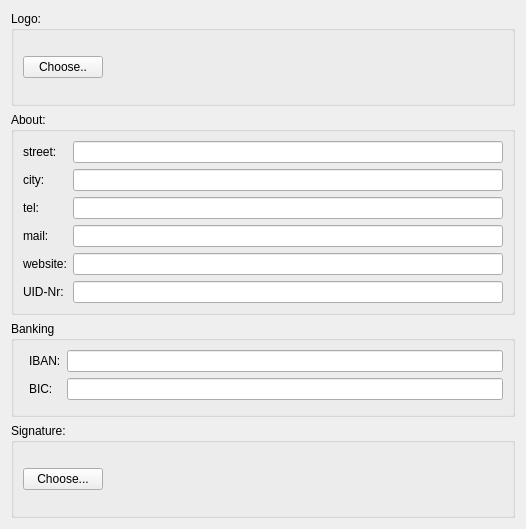
<?xml version="1.0" encoding="UTF-8"?>
<ui version="4.0">
 <class>UserSettingsWidget</class>
 <widget class="QWidget" name="UserSettingsWidget">
  <property name="geometry">
   <rect>
    <x>0</x>
    <y>0</y>
    <width>526</width>
    <height>529</height>
   </rect>
  </property>
  <property name="windowTitle">
   <string>Form</string>
  </property>
  <layout class="QVBoxLayout" name="verticalLayout">
   <item>
    <widget class="QGroupBox" name="gbLogo">
     <property name="title">
      <string>Logo:</string>
     </property>
     <property name="checkable">
      <bool>false</bool>
     </property>
     <layout class="QHBoxLayout" name="horizontalLayout_5">
      <item>
       <widget class="QPushButton" name="btnLogo">
        <property name="text">
         <string>Choose..</string>
        </property>
       </widget>
      </item>
      <item>
       <spacer name="horizontalSpacer_2">
        <property name="orientation">
         <enum>Qt::Horizontal</enum>
        </property>
        <property name="sizeHint" stdset="0">
         <size>
          <width>40</width>
          <height>20</height>
         </size>
        </property>
       </spacer>
      </item>
      <item>
       <widget class="QLabel" name="lblLogo">
        <property name="maximumSize">
         <size>
          <width>200</width>
          <height>100</height>
         </size>
        </property>
        <property name="text">
         <string/>
        </property>
        <property name="scaledContents">
         <bool>true</bool>
        </property>
       </widget>
      </item>
     </layout>
    </widget>
   </item>
   <item>
    <widget class="QGroupBox" name="gbSenderInfo">
     <property name="title">
      <string>About:</string>
     </property>
     <property name="checkable">
      <bool>false</bool>
     </property>
     <layout class="QHBoxLayout" name="horizontalLayout_3">
      <item>
       <layout class="QFormLayout" name="formLayout_4">
        <property name="fieldGrowthPolicy">
         <enum>QFormLayout::AllNonFixedFieldsGrow</enum>
        </property>
        <item row="0" column="0">
         <widget class="QLabel" name="lblStreet">
          <property name="text">
           <string>street:</string>
          </property>
         </widget>
        </item>
        <item row="0" column="1">
         <widget class="QLineEdit" name="leStreet"/>
        </item>
        <item row="1" column="0">
         <widget class="QLabel" name="lblCity">
          <property name="text">
           <string>city:</string>
          </property>
         </widget>
        </item>
        <item row="1" column="1">
         <widget class="QLineEdit" name="leCity"/>
        </item>
        <item row="2" column="0">
         <widget class="QLabel" name="lblPhone">
          <property name="text">
           <string>tel:</string>
          </property>
         </widget>
        </item>
        <item row="2" column="1">
         <widget class="QLineEdit" name="leTel"/>
        </item>
        <item row="3" column="0">
         <widget class="QLabel" name="lblMail">
          <property name="text">
           <string>mail:</string>
          </property>
         </widget>
        </item>
        <item row="3" column="1">
         <widget class="QLineEdit" name="leMail"/>
        </item>
        <item row="4" column="0">
         <widget class="QLabel" name="lblWebsite">
          <property name="text">
           <string>website:</string>
          </property>
         </widget>
        </item>
        <item row="4" column="1">
         <widget class="QLineEdit" name="leWebsite"/>
        </item>
        <item row="5" column="0">
         <widget class="QLabel" name="uIDNrLabel">
          <property name="text">
           <string>UID-Nr:</string>
          </property>
         </widget>
        </item>
        <item row="5" column="1">
         <widget class="QLineEdit" name="leUIDNr"/>
        </item>
       </layout>
      </item>
     </layout>
     <zorder></zorder>
    </widget>
   </item>
   <item>
    <widget class="QGroupBox" name="groupBox_2">
     <property name="title">
      <string>Banking</string>
     </property>
     <layout class="QFormLayout" name="formLayout_6">
      <property name="fieldGrowthPolicy">
       <enum>QFormLayout::AllNonFixedFieldsGrow</enum>
      </property>
      <item row="0" column="1">
       <layout class="QFormLayout" name="formLayout_7">
        <item row="0" column="0">
         <widget class="QLabel" name="iBANLabel">
          <property name="maximumSize">
           <size>
            <width>100</width>
            <height>16777215</height>
           </size>
          </property>
          <property name="text">
           <string>IBAN:</string>
          </property>
         </widget>
        </item>
        <item row="0" column="1">
         <widget class="QLineEdit" name="leIBAN"/>
        </item>
        <item row="2" column="0">
         <widget class="QLabel" name="bICLabel">
          <property name="text">
           <string>BIC:</string>
          </property>
         </widget>
        </item>
        <item row="2" column="1">
         <widget class="QLineEdit" name="leBIC"/>
        </item>
       </layout>
      </item>
     </layout>
    </widget>
   </item>
   <item>
    <widget class="QGroupBox" name="gbSignature">
     <property name="title">
      <string>Signature:</string>
     </property>
     <property name="checkable">
      <bool>false</bool>
     </property>
     <layout class="QHBoxLayout" name="horizontalLayout_4">
      <item>
       <widget class="QPushButton" name="btnSignature">
        <property name="text">
         <string>Choose...</string>
        </property>
       </widget>
      </item>
      <item>
       <spacer name="horizontalSpacer_3">
        <property name="orientation">
         <enum>Qt::Horizontal</enum>
        </property>
        <property name="sizeHint" stdset="0">
         <size>
          <width>40</width>
          <height>20</height>
         </size>
        </property>
       </spacer>
      </item>
      <item>
       <widget class="QLabel" name="lblSignature">
        <property name="maximumSize">
         <size>
          <width>200</width>
          <height>100</height>
         </size>
        </property>
        <property name="text">
         <string/>
        </property>
        <property name="scaledContents">
         <bool>true</bool>
        </property>
       </widget>
      </item>
     </layout>
    </widget>
   </item>
  </layout>
 </widget>
 <resources/>
 <connections/>
</ui>
